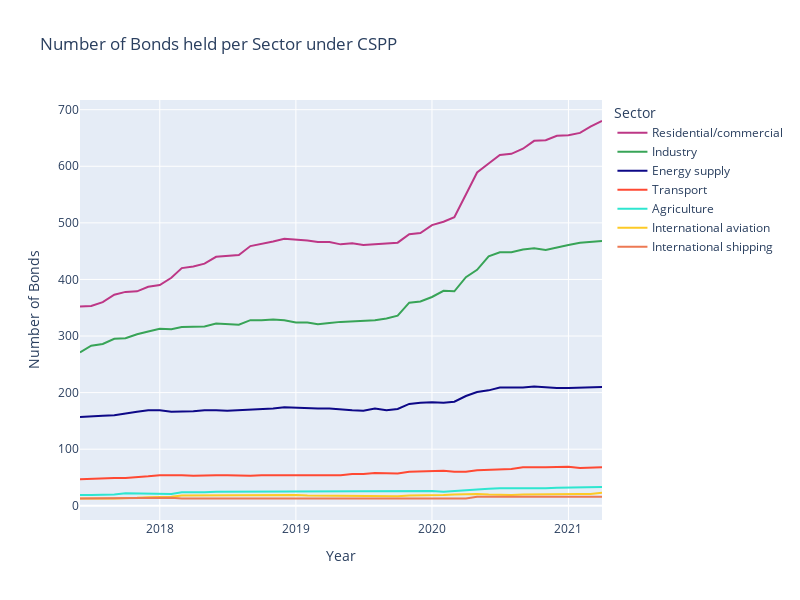

The notebook cell saved with this chart:
### Code cell
fig = px.line(df2, x = "MONTH", y = "ISSUER", color = "Industry Group", line_group = "Industry Group",
              labels={"MONTH": "Year", "ISSUER": "Number of Bonds", "Industry Group": "Sector"},
              title="Number of Bonds held per Sector under CSPP", color_discrete_map={
                "Energy supply": '#0d0887',
                "Transport": '#FF4933',
                "Industry": '#38A457',
                "Agriculture": '#2EE6D0',
                "Residential/commercial": '#bd3786',
                "International shipping": '#ed7953',
                "International aviation": '#fdca26',
                "Waste": '#112317'})

fig.update_layout(
    autosize=False,
    width=800,
    height=600)
fig.show()
